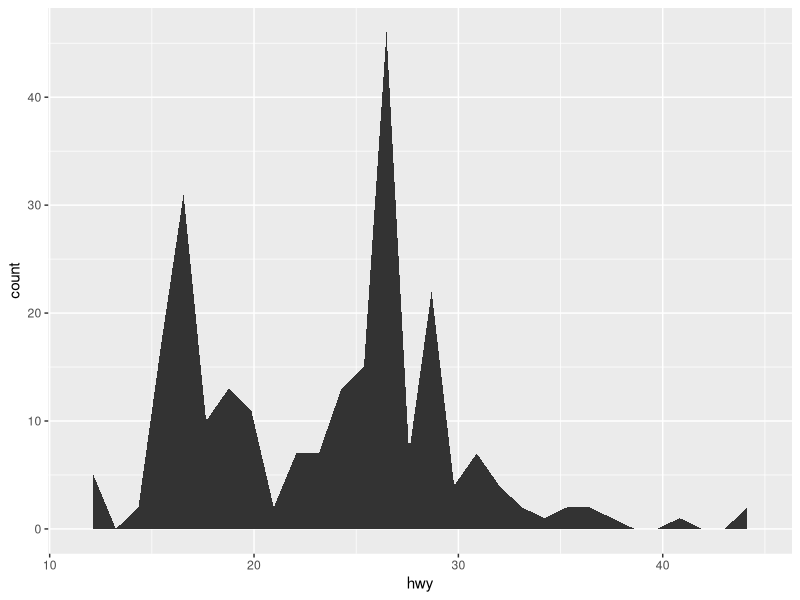
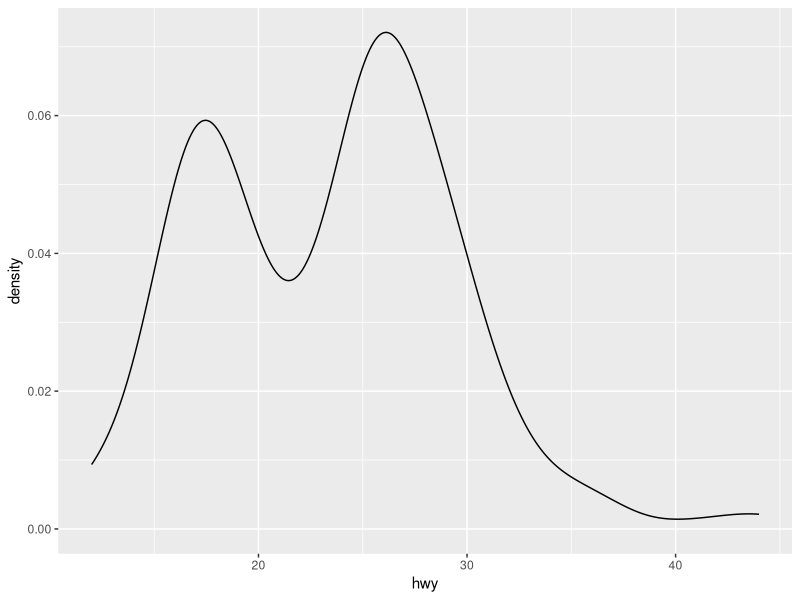
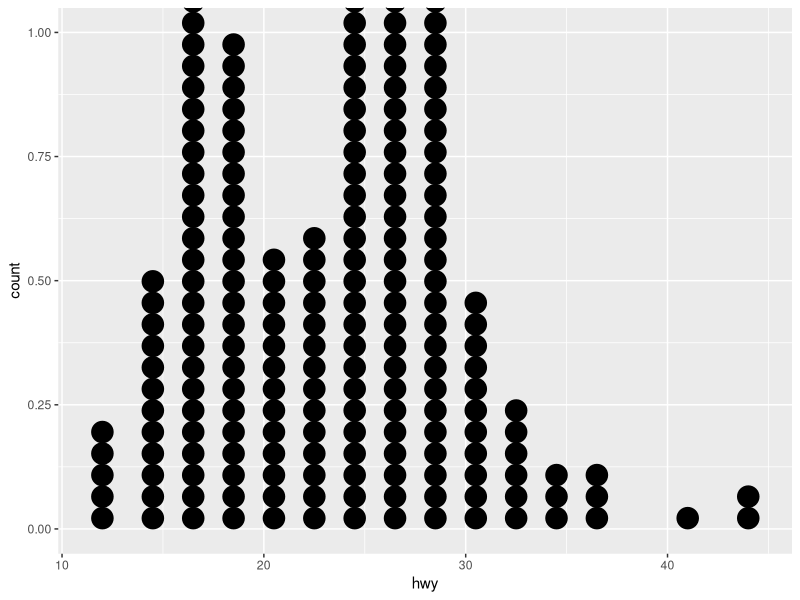
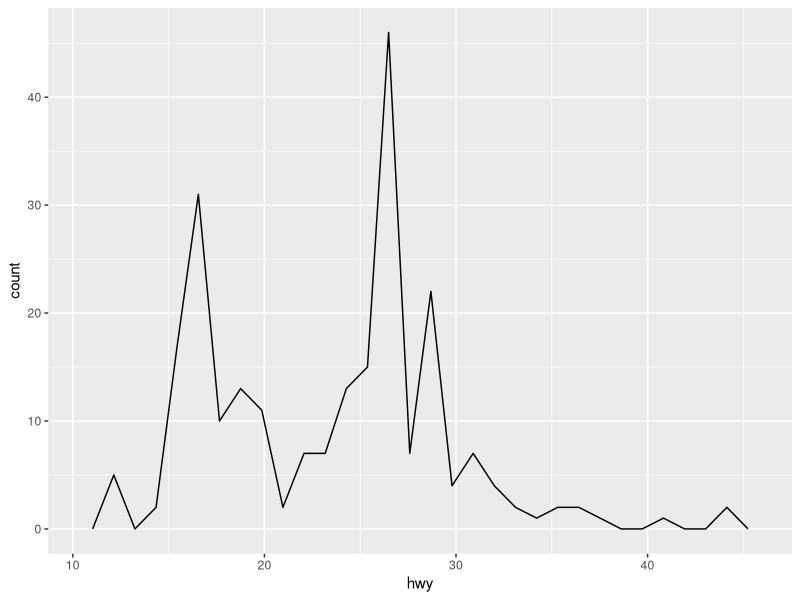
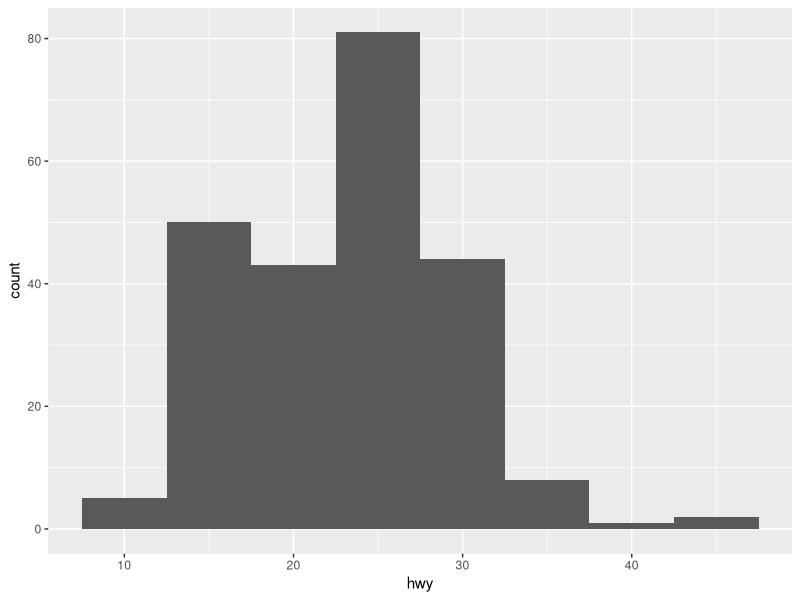
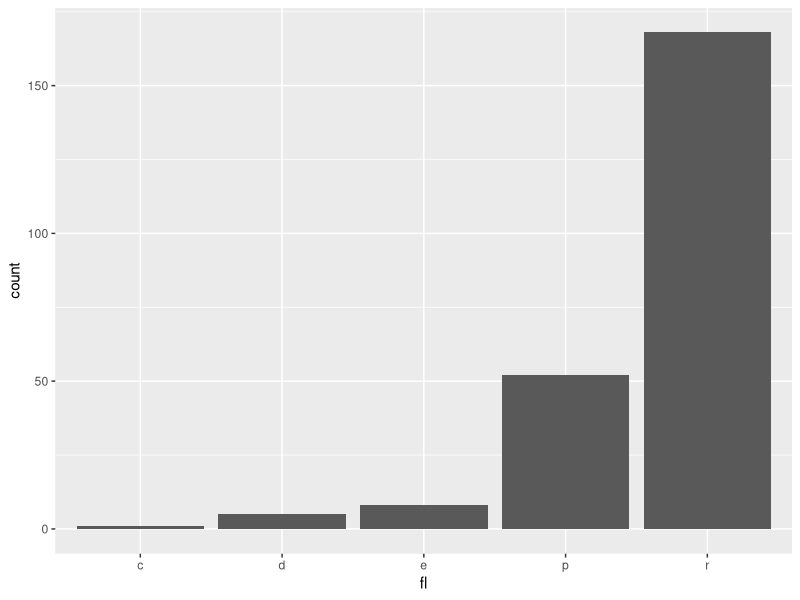
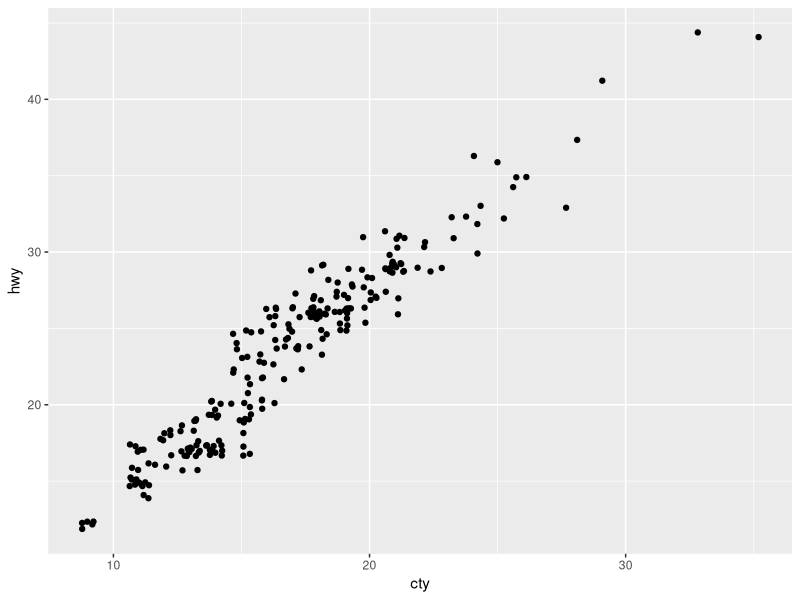
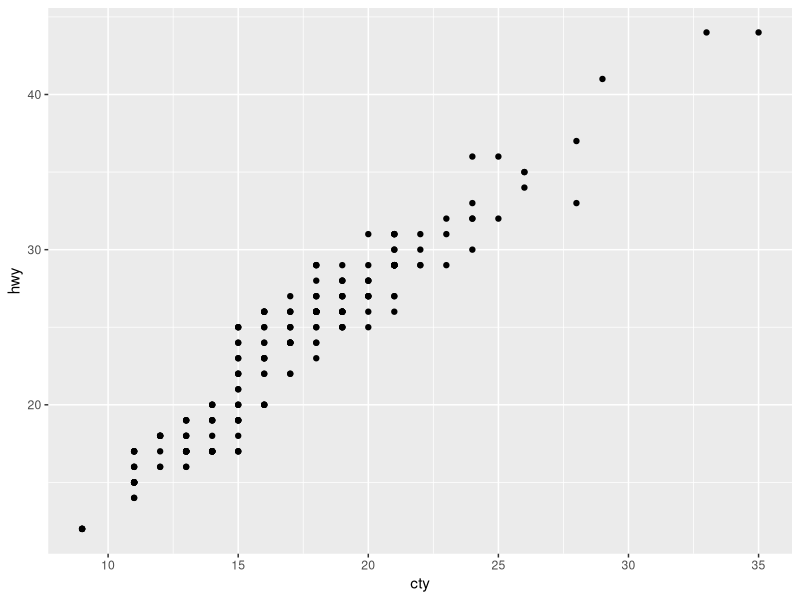

The R script that drew these images, in order:
## ---- chunk 1
library('ggplot2')
args(geom_col) #이를 통해서 (또는?) 그 함수의 default 설정을 알 수 있다.
## ---- chunk 2
a <- ggplot(mpg, aes(hwy))
## ---- chunk 3
a + geom_area(stat = "bin")
## ---- chunk 4
a + geom_density(kernel = "gaussian")
## ---- chunk 5
a + geom_dotplot()
## ---- chunk 6
a + geom_freqpoly()
## ---- chunk 7
a + geom_histogram(binwidth = 5)
## ---- chunk 8
b <- ggplot(mpg, aes(fl))
b + geom_bar()
## ---- chunk 9
e <- ggplot(mpg, aes(cty, hwy))
e + geom_jitter()
## ---- chunk 10
e + geom_point()
## ---- chunk 11
e + geom_quantile()
## ---- chunk 12
e + geom_rug(sides = "bl")
## ---- chunk 13
e + geom_smooth(method = lm)
## ---- chunk 14
e + geom_text(aes(label = cty))
## ---- chunk 15
head(diamonds)
h <- ggplot(diamonds, aes(carat, price))
h + geom_bin2d(binwidth = c(0.25, 500))
## ---- chunk 16
h + geom_density2d()
## ---- chunk 17
h + geom_hex()
## ---- chunk 18
i <- ggplot(economics, aes(date, unemploy))
i + geom_area()
## ---- chunk 19
i + geom_line()
## ---- chunk 20
i + geom_step(direction = "hv")
## ---- chunk 21
f <- ggplot(mpg, aes(class, hwy))
f + geom_col()
tapply(mpg$hwy,mpg$class,sum)
## ---- chunk 22
f + geom_boxplot()
## ---- chunk 23
f + geom_dotplot(binaxis = "y", stackdir ="center",dotsize=0.3)
## ---- chunk 24
f + geom_violin(scale = "area")
## ---- chunk 25
g <- ggplot(diamonds, aes(cut, color))
g + geom_count()
## ---- chunk 26
head(seals)
seals$z <- with(seals, sqrt(delta_long^2 + delta_lat^2))
l <- ggplot(seals, aes(long, lat))
l + geom_contour(aes(z = z))
## ---- chunk 27
l + geom_raster(aes(fill = z), hjust=0.5, vjust=0.5,
interpolate=FALSE)
## ---- chunk 28
l + geom_tile(aes(fill = z))
